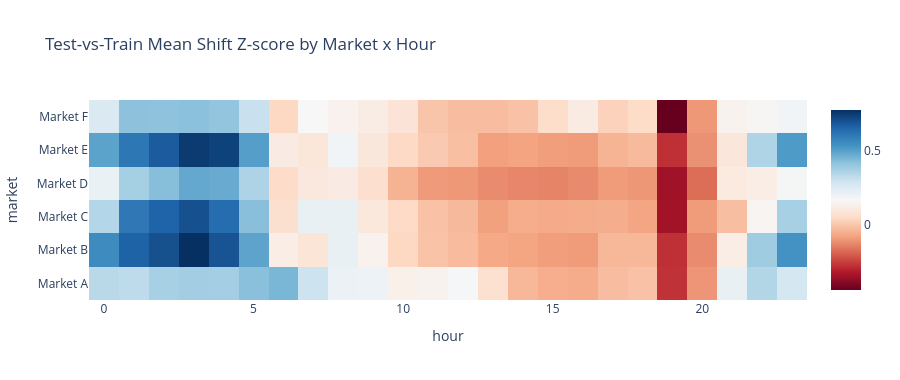

Source (notebook cell):
### Code cell
shift_pivot = shift.pivot(index='market', columns='hour', values='mean_shift_z')
fig_shift = px.imshow(
    shift_pivot,
    aspect='auto',
    color_continuous_scale='RdBu',
    origin='lower',
    title='Test-vs-Train Mean Shift Z-score by Market x Hour'
)
fig_shift.update_layout(height=380)
fig_shift.show()

### Figure 1 — Plotly figure (JSON) as saved in the notebook; plotly's stock layout.template omitted (floating-point values rounded to 4 significant figures; data arrays with more than 128 entries replaced by an {"elided": "..."} marker saying what was removed)
{"data": [{"coloraxis": "coloraxis", "hovertemplate": "hour: %{x}<br>market: %{y}<br>color: %{z}<extra></extra>", "name": "0", "type": "heatmap", "x": [0, 1, 2, 3, 4, 5, 6, 7, 8, 9, 10, 11, 12, 13, 14, 15, 16, 17, 18, 19, 20, 21, 22, 23], "xaxis": "x", "y": ["Market A", "Market B", "Market C", "Market D", "Market E", "Market F"], "yaxis": "y", "z": {"elided": "6x24 float values"}}], "layout": {"coloraxis": {"colorscale": [[0, "rgb(103,0,31)"], [0.1, "rgb(178,24,43)"], [0.2, "rgb(214,96,77)"], [0.3, "rgb(244,165,130)"], [0.4, "rgb(253,219,199)"], [0.5, "rgb(247,247,247)"], [0.6, "rgb(209,229,240)"], [0.7, "rgb(146,197,222)"], [0.8, "rgb(67,147,195)"], [0.9, "rgb(33,102,172)"], [1, "rgb(5,48,97)"]]}, "height": 380, "title": {"text": "Test-vs-Train Mean Shift Z-score by Market x Hour"}, "xaxis": {"anchor": "y", "domain": [0, 1], "title": {"text": "hour"}}, "yaxis": {"anchor": "x", "autorange": true, "domain": [0, 1], "title": {"text": "market"}}}}
